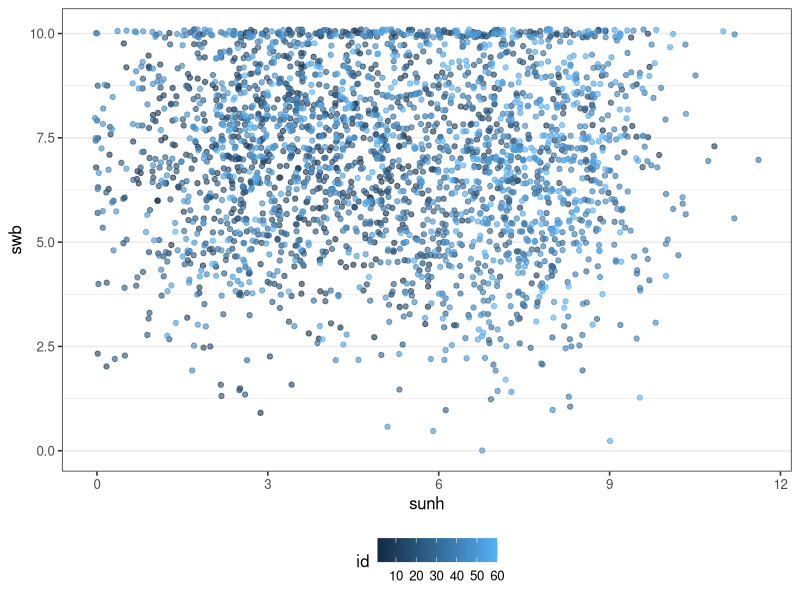
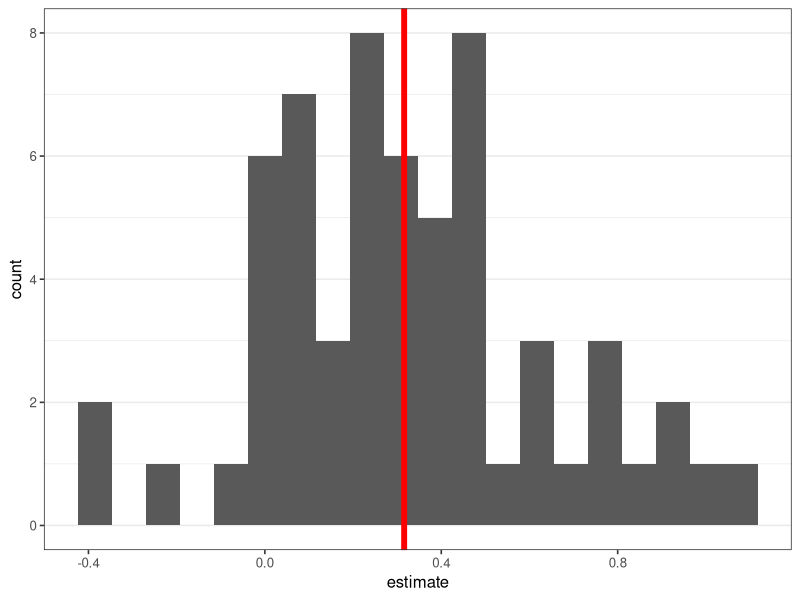
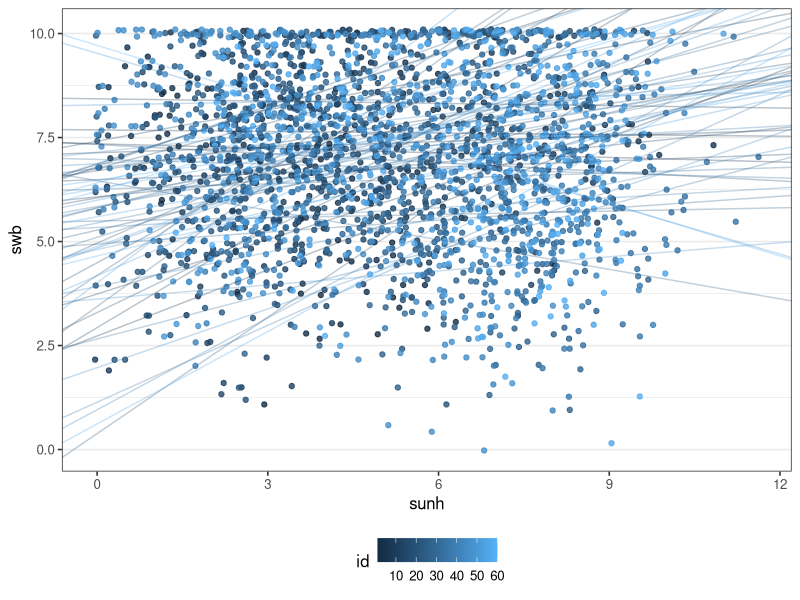
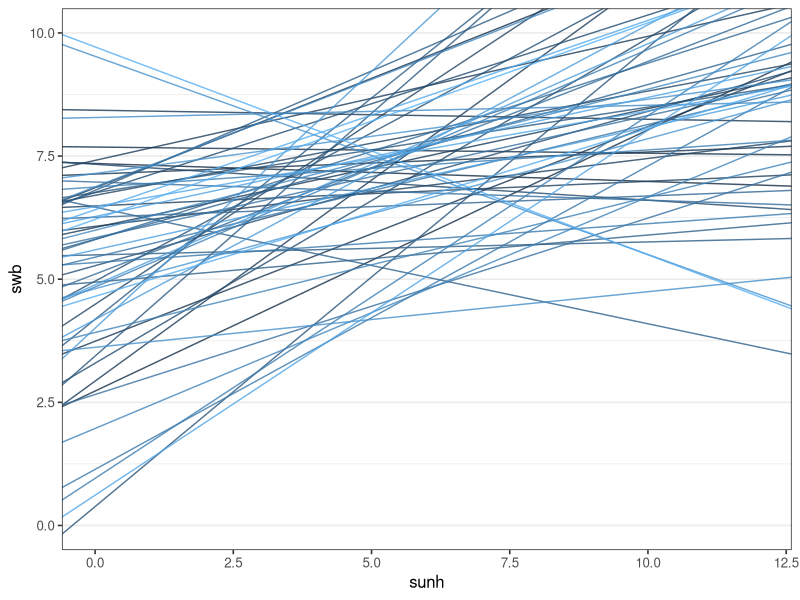
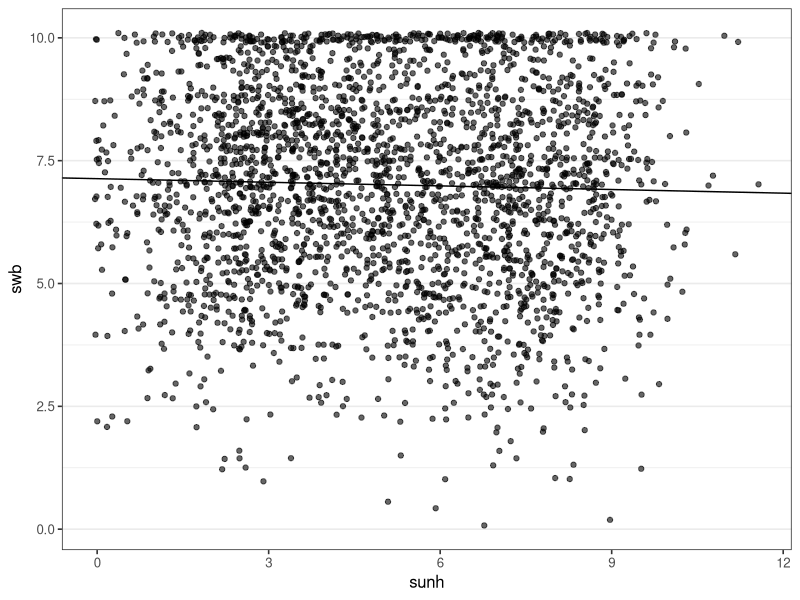
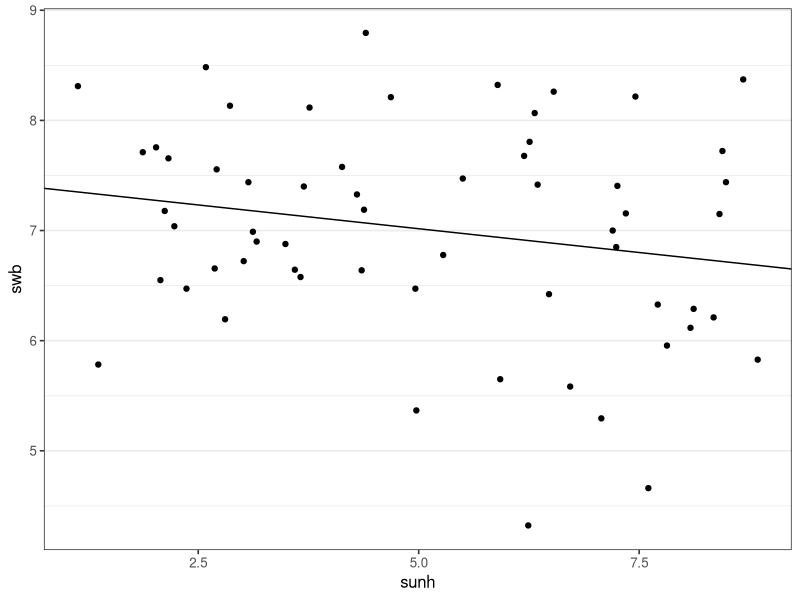
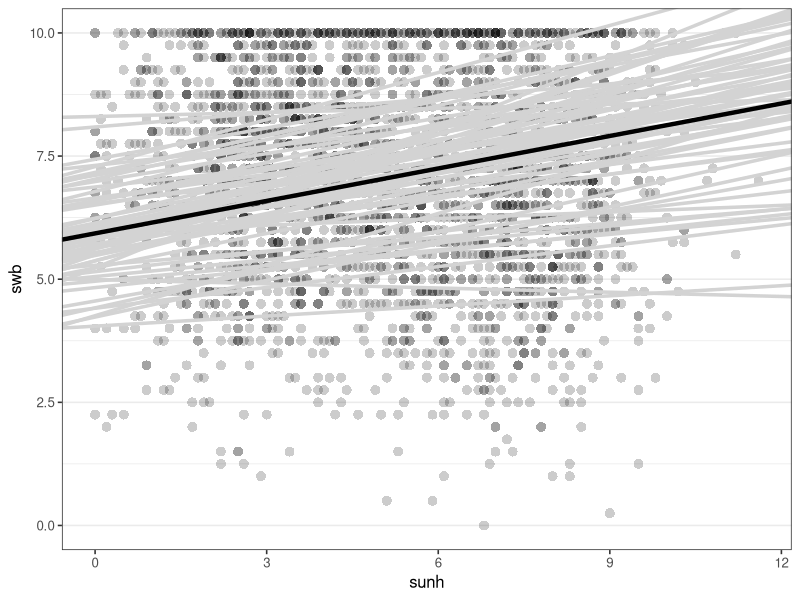
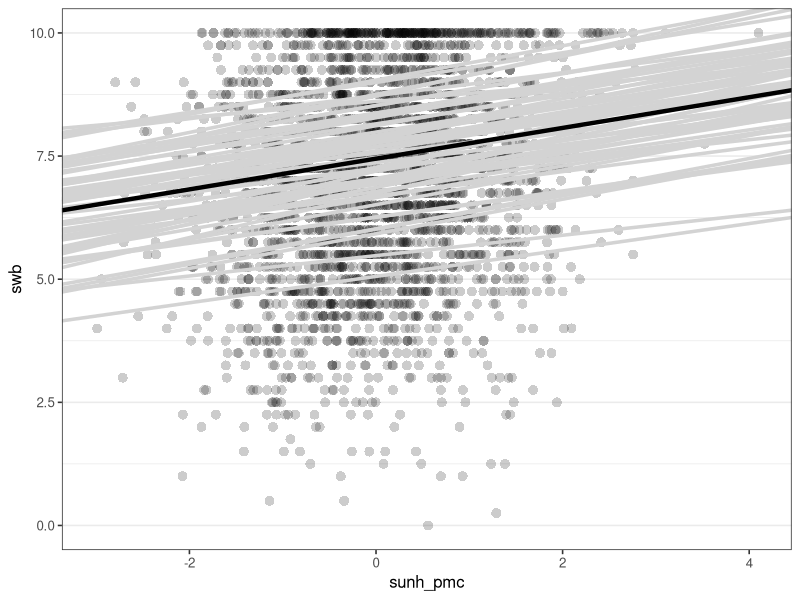

R code for these plots, in order:
## ---- message=FALSE------------------------------------------------------
library("tidyverse")
library("cowplot")
theme_set(theme_bw(base_size = 12) + 
            theme(legend.position="bottom", 
                  panel.grid.major.x = element_blank(),
                  panel.grid.minor.x = element_blank()))
w <- read_csv("weather_wb.csv")


## ------------------------------------------------------------------------
w %>% 
  group_by(id) %>% 
  summarise(n = n()) %>% 
  psych::describe()


## ------------------------------------------------------------------------
w %>% 
  group_by(id) %>% 
  summarise(mean_sunh = mean(sunh),
            mean_swb = mean(swb)) %>% 
  select(-id) %>% 
  psych::describe()


## ---- fig.width=4, fig.height=4, dpi=125---------------------------------
## Rmarkdown settings: fig.width=4, fig.height=4, dpi=125
ggplot(w, aes(x = sunh, y = swb, color = id)) +
  geom_point(alpha = 0.6, position = position_jitter())


## ---- fig.width=2, fig.height=2.5, dpi=150-------------------------------
no_all <- w %>% 
  group_by(id) %>% 
  do(broom::tidy(lm(swb ~ sunh, .)) ) 

no_slope <- no_all %>% 
  filter(term == "sunh")
ggplot(no_slope, aes(estimate)) +
  geom_histogram(bins = 20) +
  geom_vline(aes(xintercept = mean(estimate)), col='red', size=2)



## ------------------------------------------------------------------------
summary(lm(estimate ~ 1, no_slope))


## ------------------------------------------------------------------------
mean(no_slope$estimate > 0)


## ------------------------------------------------------------------------
psych::describe(no_slope$estimate)


## ---- fig.width=4, fig.height=4, dpi=125---------------------------------
no_plot <- no_all %>% 
  select(id:estimate) %>% 
  spread(term, estimate)

ggplot(w, aes(x = sunh, y = swb, color = id)) +
  geom_point(alpha = 0.8, position = position_jitter()) +
  geom_abline(data = no_plot, aes(slope = sunh, intercept = `(Intercept)`, color = id), alpha = 0.3)


## ---- fig.width=4, fig.height=4, dpi=125---------------------------------
no_plot <- no_all %>% 
  select(id:estimate) %>% 
  spread(term, estimate)

ggplot(w, aes(x = sunh, y = swb, color = id)) +
  geom_abline(data = no_plot, aes(slope = sunh, 
                                  intercept = `(Intercept)`, 
                                  color = id), alpha = 0.8) +
  xlim(0, 12) + ylim(0, 10) +
  theme(legend.position = "none")



## ------------------------------------------------------------------------
cp1 <- lm(swb ~ sunh, w)
summary(cp1)


## ---- fig.width=4, fig.height=3.5, dpi=125-------------------------------
ggplot(w, aes(x = sunh, y = swb)) +
  geom_point(alpha = 0.6, position = position_jitter()) +
  geom_abline(intercept = coef(cp1)[1], slope = coef(cp1)[2])


## ------------------------------------------------------------------------
w_agg <- w %>% 
  group_by(id) %>% 
  summarise(swb = mean(swb),
            sunh = mean(sunh))
cp2 <- lm(swb ~ sunh, w_agg)
summary(cp2)


## ---- fig.width=3, fig.height=3, dpi=125---------------------------------
ggplot(w_agg, aes(x = sunh, y = swb)) +
  geom_point() +
  geom_abline(intercept = coef(cp2)[1], slope = coef(cp2)[2])


## ---- message=FALSE------------------------------------------------------
library("lme4")
mm1 <- lmer(swb ~ sunh + (sunh|id), w)
summary(mm1)



## ---- fig.width=4, fig.height=3.5, dpi=125-------------------------------
rnd_coefs <- as_tibble(coef(mm1)$id)

ggplot(data = w, aes(x = sunh, y = swb)) + 
  geom_point(alpha = 0.2, pch = 16, size = 3) + 
  geom_abline(data = rnd_coefs, aes_string(intercept = "`(Intercept)`", 
                                     slope = "sunh"), 
              color = "lightgrey", size = 1.2) +
  geom_abline(intercept = fixef(mm1)[1], slope = fixef(mm1)[2], size = 1.5)



## ------------------------------------------------------------------------
mean(no_slope$estimate)
coef(cp2)[2]

(mean(no_slope$estimate) - coef(cp2)[2]) / 2
fixef(mm1)[2]



## ------------------------------------------------------------------------
w <- w %>% 
  group_by(id) %>% 
  mutate(sunh_pm = mean(sunh), 
         sunh_pmc = sunh - mean(sunh)) %>% 
  ungroup


## ------------------------------------------------------------------------
mm2 <- lmer(swb ~ sunh_pmc + sunh_pm + (sunh_pmc|id), w)
summary(mm2)


## ---- fig.width=4, fig.height=3.5, dpi=125-------------------------------
rnd_coefs <- as_tibble(coef(mm2)$id)

ggplot(data = w, aes(x = sunh_pmc, y = swb)) + 
  geom_point(alpha = 0.2, pch = 16, size = 3) + 
  geom_abline(data = rnd_coefs, aes_string(intercept = "`(Intercept)`", 
                                     slope = "sunh_pmc"), 
              color = "lightgrey", size = 1.2) +
  geom_abline(intercept = fixef(mm2)[1], slope = fixef(mm2)[2], size = 1.5)



## ---- eval=FALSE---------------------------------------------------------
## library("tidyverse")
## library("psych")
## 
## set.seed(66)
## 
## total_N <- 60                 ## Number of participants
## 
## N <- 45                       ## number of observations per participant
## R <- 0.2                      ## mean correlation in population
## Rz <- fisherz(R)
## 
## indiv_R <- fisherz2r(rnorm(total_N, Rz, 0.07))
## 
## mus_sunh <- runif(total_N, 1, 9)
## mus_swb <- rnorm(total_N, 7, 1)
## 
## SD <- c(2, 1)              ## population SD
## 
## ## function only works for bivariate data
## gen_correlated_vars <- function(N, R, MU, SD, empirical = FALSE) {
##   cor_mat <- matrix(c(1,R,R,1), ncol = 2)
##   cov_mat <- cor_mat * tcrossprod(SD)
##   ## 'MASS::mvrnorm' uses function mvrnorm from package MASS:
##   d <- MASS::mvrnorm(n = N,
##                      mu = MU,
##                      Sigma = cov_mat,
##                      empirical = empirical) ## TRUE ensures correlation is true in sample
##   colnames(d) <- c("swb", "sunh")
##   d <- as_tibble(d)
##   d$swb <- round(d$swb/0.25)*0.25
##   d$swb <- ifelse(d$swb > 10, 10,
##                   ifelse(d$swb < 0, 0, d$swb))
##   d$sunh <- round(d$sunh, 1)
##   return(d)
## }
## 
## 
## dl <- vector("list", total_N)
## 
## for (i in seq_len(total_N)) {
##   dl[[i]] <- gen_correlated_vars(N = N, R = indiv_R[i],
##                                  MU = c(mus_swb[i], mus_sunh[i]), SD = SD)
##   dl[[i]]$id <- i
## }
## 
## d <- bind_rows(dl)
## d <- d %>%
##   mutate(sunh = ifelse(sunh < 0, 0, sunh))
## 
## cor(d$swb, d$sunh)
## 
## GGally::ggpairs(d, columns = 1:2, diag = list(continuous = "barDiag"))
## 
## ggplot(d, aes(swb)) +
##   geom_bar()
## 
## d %>%
##   select(id, sunh, swb) %>%
##   write_csv("weather_wb.csv")
## 

